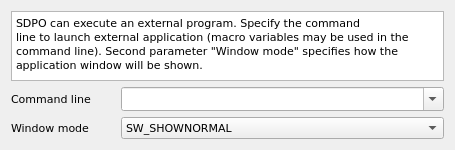
<?xml version="1.0" encoding="UTF-8"?>
<ui version="4.0">
 <class>ExecuteExternalProgramWidget</class>
 <widget class="QWidget" name="ExecuteExternalProgramWidget">
  <property name="geometry">
   <rect>
    <x>0</x>
    <y>0</y>
    <width>455</width>
    <height>145</height>
   </rect>
  </property>
  <property name="sizePolicy">
   <sizepolicy hsizetype="Fixed" vsizetype="Preferred">
    <horstretch>0</horstretch>
    <verstretch>0</verstretch>
   </sizepolicy>
  </property>
  <property name="font">
   <font>
    <family>DejaVu Sans</family>
    <pointsize>8</pointsize>
   </font>
  </property>
  <property name="windowTitle">
   <string>Form</string>
  </property>
  <layout class="QVBoxLayout" name="verticalLayout">
   <item>
    <widget class="QPlainTextEdit" name="txtExecuteDescription">
     <property name="sizePolicy">
      <sizepolicy hsizetype="Preferred" vsizetype="Preferred">
       <horstretch>0</horstretch>
       <verstretch>0</verstretch>
      </sizepolicy>
     </property>
     <property name="maximumSize">
      <size>
       <width>455</width>
       <height>16777215</height>
      </size>
     </property>
     <property name="readOnly">
      <bool>true</bool>
     </property>
     <property name="plainText">
      <string>SDPO can execute an external program. Specify the command
line to launch external application (macro variables may be used in the
command line). Second parameter &quot;Window mode&quot; specifies how the
application window will be shown.</string>
     </property>
    </widget>
   </item>
   <item>
    <layout class="QFormLayout" name="formLayout">
     <property name="horizontalSpacing">
      <number>30</number>
     </property>
     <item row="0" column="0">
      <widget class="QLabel" name="lblCommandLine">
       <property name="text">
        <string>Command line</string>
       </property>
       <property name="buddy">
        <cstring>cmbCommandLine</cstring>
       </property>
      </widget>
     </item>
     <item row="1" column="0">
      <widget class="QLabel" name="lblWindowMode">
       <property name="text">
        <string>Window mode</string>
       </property>
       <property name="buddy">
        <cstring>cmbWindowMode</cstring>
       </property>
      </widget>
     </item>
     <item row="1" column="1">
      <widget class="QComboBox" name="cmbWindowMode">
       <item>
        <property name="text">
         <string>SW_SHOWNORMAL</string>
        </property>
       </item>
       <item>
        <property name="text">
         <string>SW_HIDE</string>
        </property>
       </item>
       <item>
        <property name="text">
         <string>SW_SHOWMAXIMIZED</string>
        </property>
       </item>
       <item>
        <property name="text">
         <string>SW_SHOWMINIMIZED</string>
        </property>
       </item>
       <item>
        <property name="text">
         <string>SW_SHOWMINNOACTIVE</string>
        </property>
       </item>
       <item>
        <property name="text">
         <string>SW_SHOWNOACTIVE</string>
        </property>
       </item>
      </widget>
     </item>
     <item row="0" column="1">
      <widget class="QComboBox" name="cmbCommandLine">
       <property name="editable">
        <bool>true</bool>
       </property>
       <property name="sizeAdjustPolicy">
        <enum>QComboBox::AdjustToMinimumContentsLengthWithIcon</enum>
       </property>
       <item>
        <property name="text">
         <string/>
        </property>
       </item>
       <item>
        <property name="text">
         <string>samples\SendMail.exe  To=admin@firm.com  &quot;Subject=[%DateTime%] %HostName% is Dead&quot;  StartAfterLoad</string>
        </property>
       </item>
       <item>
        <property name="text">
         <string>samples\message.exe &quot;%dateTime% %hostname% dead&quot;</string>
        </property>
       </item>
      </widget>
     </item>
    </layout>
   </item>
  </layout>
 </widget>
 <resources/>
 <connections/>
</ui>
